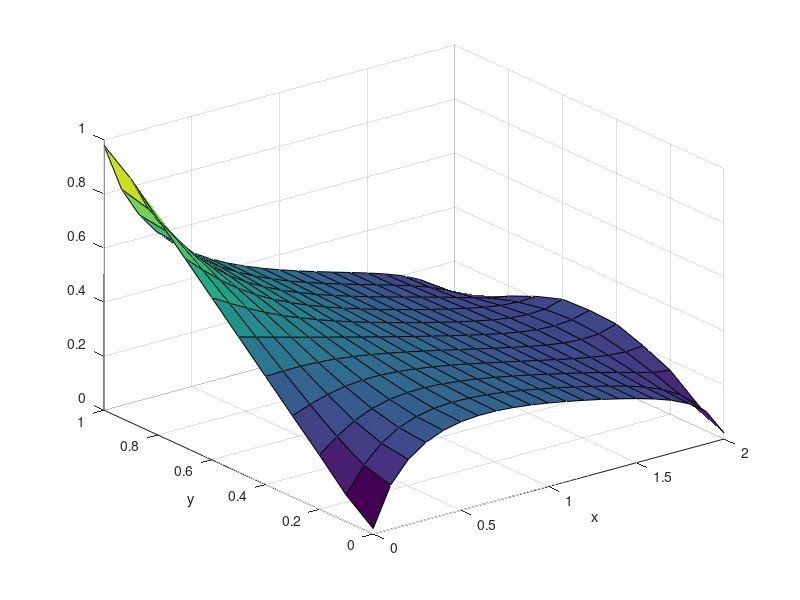

Source code (MATLAB):
clear; clc; close all;

tic

L = 2;
M = 1;

n_terms = 10;


x = 0 : L/20.0 : L;
y = 0 : M/10.0 : M;

pe = 1;
le = 1;

if pe == 1
    %Poisson Equation
    X_m = zeros(n_terms,1);
    Y_n = zeros(n_terms,1);
    mu_m = zeros(n_terms,1);
    rho_n = zeros(n_terms,1);
    A_mn = zeros(n_terms);
    v_mn = zeros(length(x),length(y),n_terms, n_terms);
    v = zeros(length(x),length(y));
    
    for m = 0 : n_terms-1
        
        %Define mu_m
        mu_m(m+1) = ((m+1)*pi/L)^2.0;
        
        for n = 0 : n_terms-1
            
            %Define rho_n
            rho_n(n+1) = (pi*n/M)^2.0;
            
            %Define A_mn
            fun = @(x,y) 0.1 .* x .* y .* (L - x) .* (M - y) .* sin((m+1).*pi./L.*x)...
                .*cos(pi*n.*y);
            
            top = integral2(fun,0,L,0,M);
            
            fun_x = @(x)  sin((m+1).*pi./(L).*x).^2.0;
            
            fun_y = @(y) cos(pi*n/M.*y).^2.0;
            
            int_x = integral(fun_x,0,L);
            
            int_y = integral(fun_y,0,M);
            
            bot = int_x*int_y*(mu_m(m+1) + rho_n(n+1));
            
            A_mn(m+1,n+1) = -top/bot;
            %A_mn(m+1,n+1) = top*(-16*L*M)/(4*M^2*(m+1)^2+L^2*(2*n+1)^2)/pi^2;
            
            
            for i = 1 : length(x)
                
                %Define X_m
                X_m(m+1) = sin((m+1)*pi/L*x(i));
                
                
                
                for j = 1 : length(y)
                    
                    %Define Y_n
                    Y_n(n+1) = cos(pi*n/M*y(j));
                    
                    %calculate v_mn
                    v_mn(i,j,m+1,n+1) = X_m(m+1)*Y_n(n+1)*A_mn(m+1,n+1);
                    
                end
                
            end
            
            v = v + v_mn(:,:,m+1,n+1);
            
        end
        
    end
    
    v = zeros(length(x),length(y));
    
    for m = 1 : n_terms
        
        for n = 1 : n_terms
            
            v = v + v_mn(:,:,m,n);
            
        end
        
    end
    
end

if le == 1
    % 1st Laplace Equation
    %terms
    w1 = zeros(length(x),length(y));
    wn = zeros(length(x),length(y), n_terms);
    Xn = zeros(length(x),1);
    Yn = zeros(length(y),1);
    Bn = 0;
    top = Bn;
    bot = Bn;
    
    for n = 0 : n_terms-1
        
        %define Bn
        
        if n ==0
            fun = @(y) y;
            
            Bn = -integral(fun,0,M)/(M*L);
            
        else
        fun = @(y) y.*cos(n*pi.*y./M);
        
        top = integral(fun, 0, M);
        
        %fun = @(y) (sin(pi.*y.*(2*n+1)/(2*M))).^2;
        
        bot = M*sinh(n*pi/M*L)*0.5;
        
        Bn = -top/bot;
        end
        
        for j = 1 : length(x)
            
            %define Xn
            if n == 0
                Xn(j) = x(j)-L;
            else
            Xn(j) = sinh(n*pi/M*(x(j)-L));
            end
            
            for k = 1 : length(y)
                
                %define Yn
                Yn(k) = cos(n*pi/M*y(k));
                
                % calculate u
                wn(j,k,n+1) = Xn(j)*Yn(k)*Bn;
                
            end
            
        end
        
        % add terms
        w1 = w1 + wn(:,:,n+1);
        
    end
    
        % Laplace Equation
    %terms
    w2 = zeros(length(x),length(y));
    wn = zeros(length(x),length(y), n_terms);
    Xn = zeros(length(x),1);
    Yn = zeros(length(y),1);
    Dn = 0;
    top = Dn;
    bot = Dn;
    
    for n = 0 : n_terms-1
        
        %define Bn
        
        if n == 0
            fun = @(y) y.*(M-y);
            
            Dn = integral(fun,0,M)/(L*M);
            
        else
            
        fun = @(y) y.*(M-y).*cos(n*pi/M.*y);
        
        top = integral(fun, 0, M);
        
        fun = @(y) cos(n*pi/M.*y).^2;
        
        bot = sinh(n*pi/M*L)*integral(fun,0,1);
        
        Dn = top/bot;
        end
        
        for j = 1 : length(x)
            
            %define Xn
            if n == 0
                Xn(j) = x(j);
            else
            Xn(j) = sinh(n*pi/M*x(j));
            end
            
            for k = 1 : length(y)
                
                %define Yn
                Yn(k) = cos(n*pi/M*y(k));
                
                % calculate u
                wn(j,k,n+1) = Xn(j)*Yn(k)*Dn;
                
            end
            
        end
        
        % add terms
        w2 = w2 + wn(:,:,n+1);
        
    end
    
    
end

toc

if le == 1 && pe == 1
    
    u = v + w1 + w2;
elseif le == 0
    u = v;
else
    u = w1 + w2;
end

surf(x,y,u');
xlabel('x');
ylabel('y');



